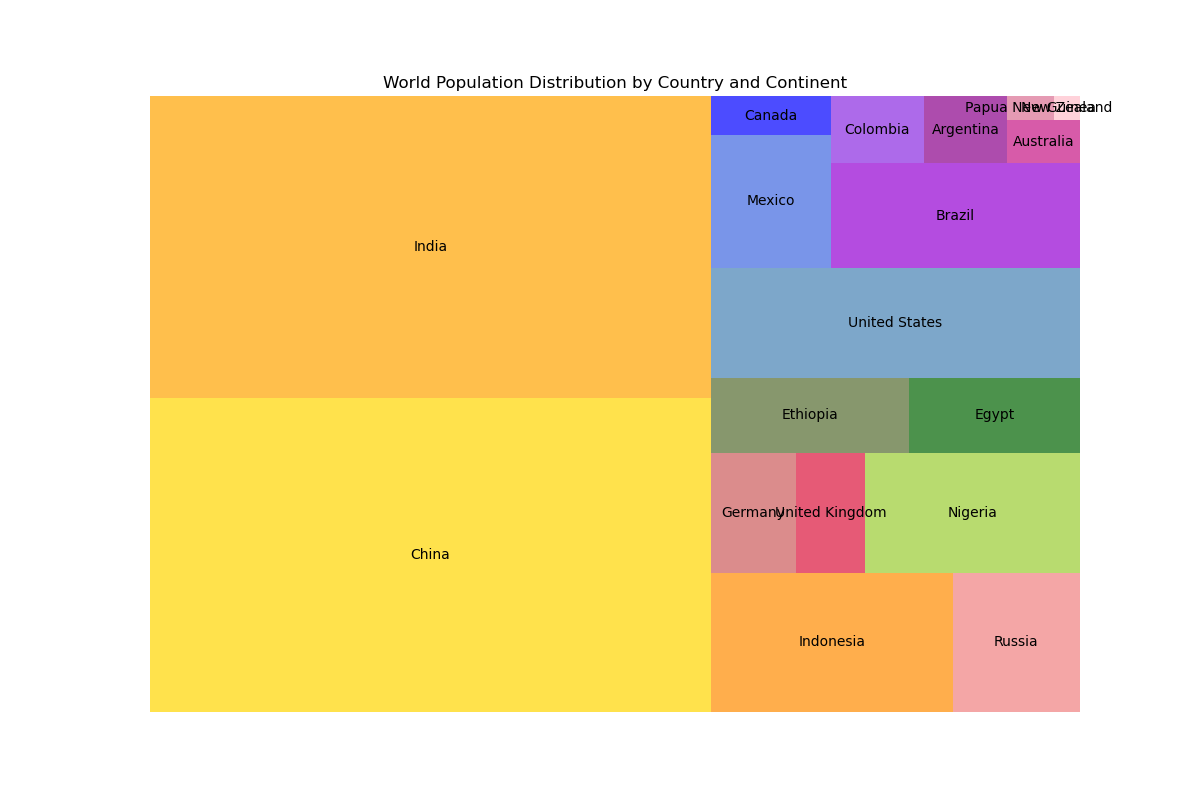

Write the Python code that produced this figure.

import matplotlib.pyplot as plt
import pandas as pd
import squarify

# Prepare the data
data = {
    'Continent': ['Asia', 'Asia', 'Asia', 'Europe', 'Europe', 'Europe', 'Africa', 'Africa', 'Africa',
                  'North America', 'North America', 'North America', 'South America', 'South America',
                  'South America', 'Oceania', 'Oceania', 'Oceania'],
    'Country': ['China', 'India', 'Indonesia', 'Russia', 'Germany', 'United Kingdom', 'Nigeria',
                'Ethiopia', 'Egypt', 'United States', 'Mexico', 'Canada', 'Brazil', 'Colombia',
                'Argentina', 'Australia', 'Papua New Guinea', 'New Zealand'],
    'Population': [1444216107, 1393409038, 276361783, 145912025, 83883596, 68207114, 211400708,
                   120812698, 104258327, 334805269, 130262216, 38388465, 214042665, 51516526,
                   45937624, 25925668, 9264775, 5129293]
}

df = pd.DataFrame(data)

# Plot
plt.figure(figsize=(12, 8))
colors = ['#FFD700', '#FFA500', '#FF8C00', '#F08080', '#CD5C5C', '#DC143C',
          '#9ACD32', '#556B2F', '#006400', '#4682B4', '#4169E1', '#0000FF',
          '#9400D3', '#8A2BE2', '#8B008B', '#C71585', '#DB7093', '#FFC0CB']
squarify.plot(sizes=df['Population'], label=df['Country'], color=colors, alpha=0.7)
plt.title('World Population Distribution by Country and Continent')
plt.axis('off')

plt.show()
